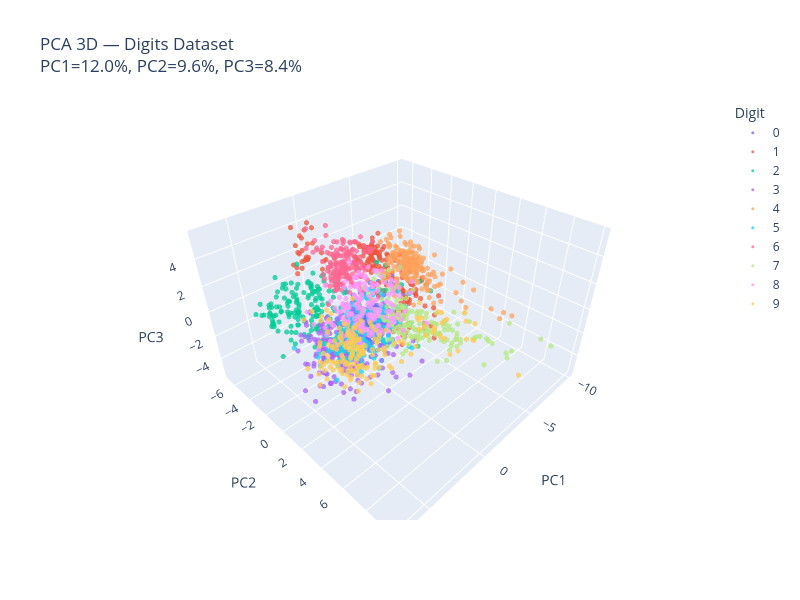

This figure's notebook cell:
### Code cell
# 3D
df_3d_dig = pd.DataFrame(X_pca_3d, columns=['PC1', 'PC2', 'PC3'])
df_3d_dig['Digit'] = y.astype(str)

fig_3d_dig = px.scatter_3d(
    df_3d_dig, x='PC1', y='PC2', z='PC3', color='Digit',
    title=f'PCA 3D — Digits Dataset<br>'
          f'PC1={pca_3d.explained_variance_ratio_[0]*100:.1f}%, '
          f'PC2={pca_3d.explained_variance_ratio_[1]*100:.1f}%, '
          f'PC3={pca_3d.explained_variance_ratio_[2]*100:.1f}%',
    opacity=0.75,
    width=800, height=600
)
fig_3d_dig.update_traces(marker=dict(size=3))
fig_3d_dig.update_layout(legend_title_text='Digit')
fig_3d_dig.show()

### Figure 1 — Plotly figure (JSON) as saved in the notebook; plotly's stock layout.template omitted (floating-point values rounded to 4 significant figures; data arrays with more than 128 entries replaced by an {"elided": "..."} marker saying what was removed)
{"data": [{"hovertemplate": "Digit=0<br>PC1=%{x}<br>PC2=%{y}<br>PC3=%{z}<extra></extra>", "legendgroup": "0", "marker": {"color": "#636efa", "opacity": 0.75, "size": 3, "symbol": "circle"}, "mode": "markers", "name": "0", "scene": "scene", "showlegend": true, "type": "scatter3d", "x": {"elided": "178 float values"}, "y": {"elided": "178 float values"}, "z": {"elided": "178 float values"}}, {"hovertemplate": "Digit=1<br>PC1=%{x}<br>PC2=%{y}<br>PC3=%{z}<extra></extra>", "legendgroup": "1", "marker": {"color": "#EF553B", "opacity": 0.75, "size": 3, "symbol": "circle"}, "mode": "markers", "name": "1", "scene": "scene", "showlegend": true, "type": "scatter3d", "x": {"elided": "182 float values"}, "y": {"elided": "182 float values"}, "z": {"elided": "182 float values"}}, {"hovertemplate": "Digit=2<br>PC1=%{x}<br>PC2=%{y}<br>PC3=%{z}<extra></extra>", "legendgroup": "2", "marker": {"color": "#00cc96", "opacity": 0.75, "size": 3, "symbol": "circle"}, "mode": "markers", "name": "2", "scene": "scene", "showlegend": true, "type": "scatter3d", "x": {"elided": "177 float values"}, "y": {"elided": "177 float values"}, "z": {"elided": "177 float values"}}, {"hovertemplate": "Digit=3<br>PC1=%{x}<br>PC2=%{y}<br>PC3=%{z}<extra></extra>", "legendgroup": "3", "marker": {"color": "#ab63fa", "opacity": 0.75, "size": 3, "symbol": "circle"}, "mode": "markers", "name": "3", "scene": "scene", "showlegend": true, "type": "scatter3d", "x": {"elided": "183 float values"}, "y": {"elided": "183 float values"}, "z": {"elided": "183 float values"}}, {"hovertemplate": "Digit=4<br>PC1=%{x}<br>PC2=%{y}<br>PC3=%{z}<extra></extra>", "legendgroup": "4", "marker": {"color": "#FFA15A", "opacity": 0.75, "size": 3, "symbol": "circle"}, "mode": "markers", "name": "4", "scene": "scene", "showlegend": true, "type": "scatter3d", "x": {"elided": "181 float values"}, "y": {"elided": "181 float values"}, "z": {"elided": "181 float values"}}, {"hovertemplate": "Digit=5<br>PC1=%{x}<br>PC2=%{y}<br>PC3=%{z}<extra></extra>", "legendgroup": "5", "marker": {"color": "#19d3f3", "opacity": 0.75, "size": 3, "symbol": "circle"}, "mode": "markers", "name": "5", "scene": "scene", "showlegend": true, "type": "scatter3d", "x": {"elided": "182 float values"}, "y": {"elided": "182 float values"}, "z": {"elided": "182 float values"}}, {"hovertemplate": "Digit=6<br>PC1=%{x}<br>PC2=%{y}<br>PC3=%{z}<extra></extra>", "legendgroup": "6", "marker": {"color": "#FF6692", "opacity": 0.75, "size": 3, "symbol": "circle"}, "mode": "markers", "name": "6", "scene": "scene", "showlegend": true, "type": "scatter3d", "x": {"elided": "181 float values"}, "y": {"elided": "181 float values"}, "z": {"elided": "181 float values"}}, {"hovertemplate": "Digit=7<br>PC1=%{x}<br>PC2=%{y}<br>PC3=%{z}<extra></extra>", "legendgroup": "7", "marker": {"color": "#B6E880", "opacity": 0.75, "size": 3, "symbol": "circle"}, "mode": "markers", "name": "7", "scene": "scene", "showlegend": true, "type": "scatter3d", "x": {"elided": "179 float values"}, "y": {"elided": "179 float values"}, "z": {"elided": "179 float values"}}, {"hovertemplate": "Digit=8<br>PC1=%{x}<br>PC2=%{y}<br>PC3=%{z}<extra></extra>", "legendgroup": "8", "marker": {"color": "#FF97FF", "opacity": 0.75, "size": 3, "symbol": "circle"}, "mode": "markers", "name": "8", "scene": "scene", "showlegend": true, "type": "scatter3d", "x": {"elided": "174 float values"}, "y": {"elided": "174 float values"}, "z": {"elided": "174 float values"}}, {"hovertemplate": "Digit=9<br>PC1=%{x}<br>PC2=%{y}<br>PC3=%{z}<extra></extra>", "legendgroup": "9", "marker": {"color": "#FECB52", "opacity": 0.75, "size": 3, "symbol": "circle"}, "mode": "markers", "name": "9", "scene": "scene", "showlegend": true, "type": "scatter3d", "x": {"elided": "180 float values"}, "y": {"elided": "180 float values"}, "z": {"elided": "180 float values"}}], "layout": {"height": 600, "legend": {"title": {"text": "Digit"}, "tracegroupgap": 0}, "scene": {"domain": {"x": [0, 1], "y": [0, 1]}, "xaxis": {"title": {"text": "PC1"}}, "yaxis": {"title": {"text": "PC2"}}, "zaxis": {"title": {"text": "PC3"}}}, "title": {"text": "PCA 3D — Digits Dataset<br>PC1=12.0%, PC2=9.6%, PC3=8.4%"}, "width": 800}}
